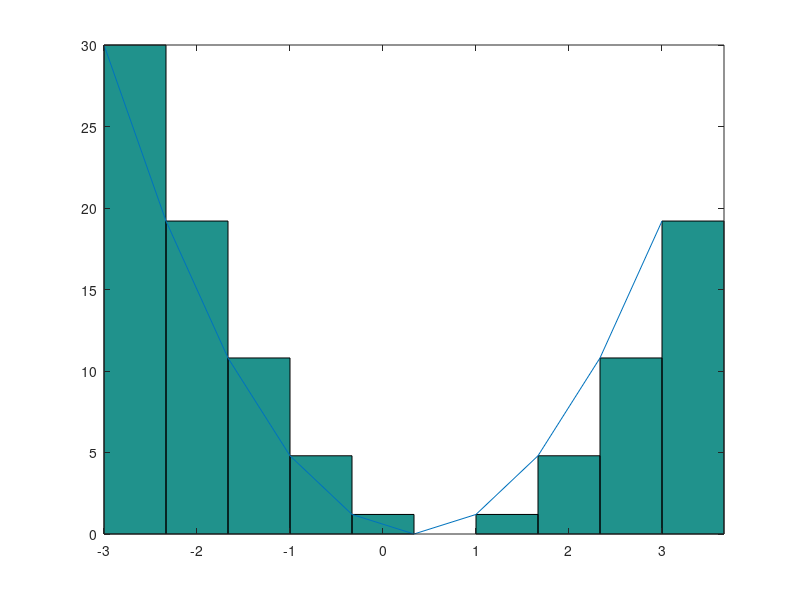

The MATLAB source for this figure:
%Nombre   del   alumno:   Raul   Hernandez  Lopez.
%Nombre del catedradtico: Horacio Rosales Velasco.
%Fecha: 1 de mayo del 2021.
%Descripcion:  Grafique mediante sumas de riemman 
%el area bajo la curva de la funcion: 
%f(x)= 3 1/3x^2
%en un intervalo cerrado de [-3, 3].

%limpia la pantalla y las variables.
clc, clear
areatotal=0;
%define los intervalos y el numero de rectangulos.
a = -3;
b = 3;
n = 10;
%determina la longitud de la base o el incremento 
%de x.
base = (b-a)/n;
%definicion de la funcion.
x = a:base:(b-base);
%y esta representada por la variable altura
altura=((x.^2)/3)*10;
%calcula el valor de cada uno de los rectangulos.
area = base*altura;
%En teoria el valor de la sumatoria deberia estar
%reflejada   en  este  acumulador sin embargo  no 
%entiendo por que :c
areatotal += area;
%imprime los valores obtenidos.
printf('\n area por rectangulo : %d \n', double(areatotal));



%estable    la    linea   que   forma  la funcion
x2 = linspace(-3,3,10);
y2 = ((x.^2)/3)*10;
%inicio del  intervalo, fin del intervalo, numero 
%de rectangulos.
xa = linspace(-3,3,10);
yab = ((x.^2)/3)*10;

%dibuja una  grafica de barras una a lado de otra 
%sin espacios
g = bar(xa,yab,'histc');

%permite continuar  graficando  despues de que ya 
%exista un grafica trazada
hold on

%Grafica la funcion
plot(x2,y2);

%ajusta la grafica a los datos.
axis tight

